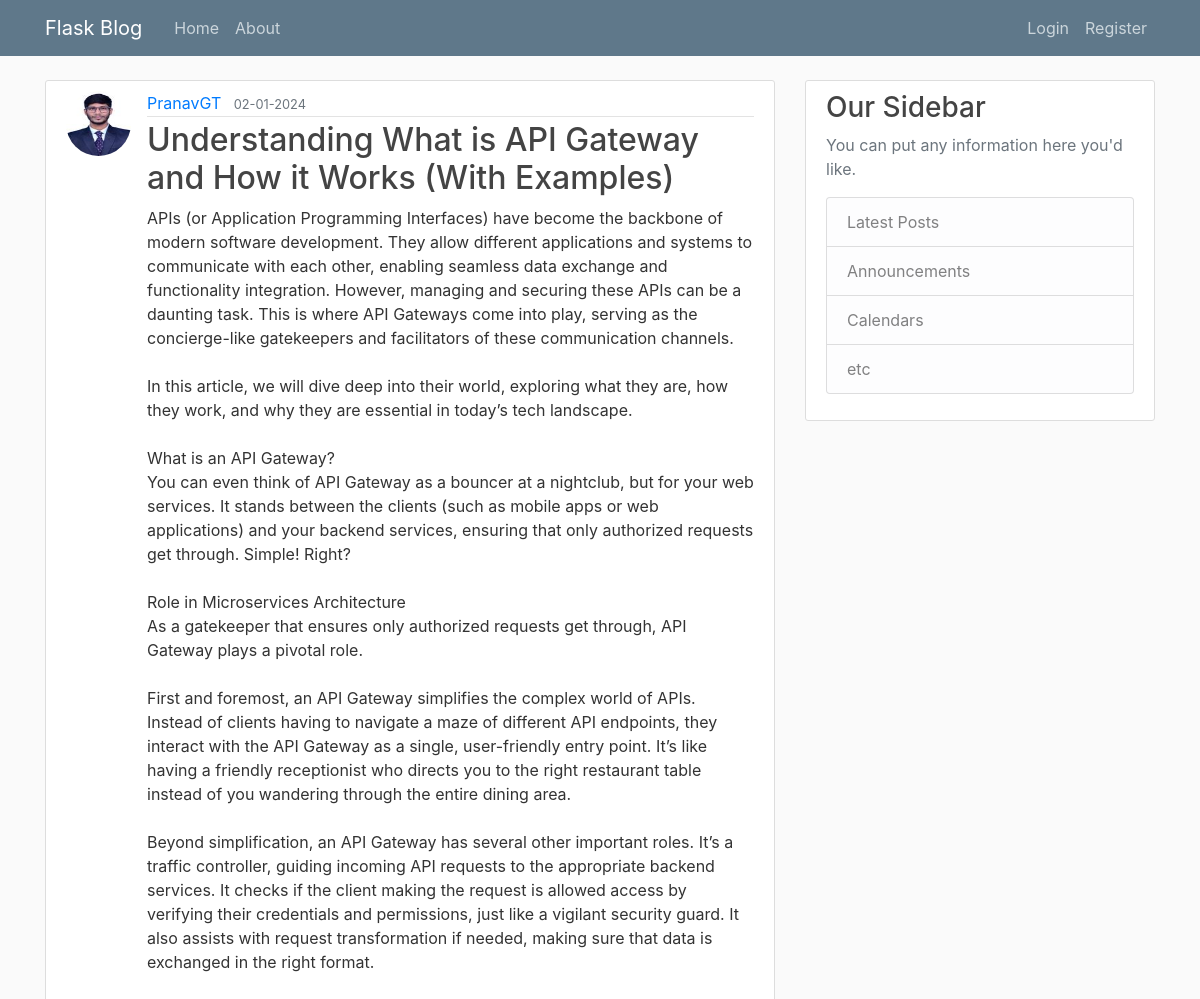
Screenshot of /post/8 with the database file from the repository.
### flaskblog/models.py (models this page shows, shortened)
class User(db.Model, UserMixin):
    id = db.Column(db.Integer, primary_key = True)
    username = db.Column(db.String(20), unique = True, nullable = False )
    email = db.Column(db.String(120), unique = True, nullable = False )
    image_file = db.Column(db.String(20), nullable=False, default='default.jpg')
    password = db.Column(db.String(60), nullable=False)
    posts = db.relationship('Post', backref='author', lazy=True)

class Post(db.Model):
    id = db.Column(db.Integer, primary_key = True)
    title = db.Column(db.String(100), nullable=False)
    date_posted = db.Column(db.DateTime, nullable=False, default=datetime.now)
    content = db.Column(db.Text, nullable=False)
    user_id = db.Column(db.Integer, db.ForeignKey('user.id'), nullable=False )

### flaskblog/routes.py (the view)
@app.route('/post/<int:post_id>')
def post(post_id):
    post = Post.query.get_or_404(post_id)
    return render_template('post.html', title = post.title, post=post)

### flaskblog/templates/post.html (shortened to what this page needs)
{% extends "layout.html" %}
{% block content %}
<article class="media content-section">
    <img src="{{ url_for('static', filename='profile_pics/' + post.author.image_file) }}"
        class="rounded-circle article-img">
    <div class="media-body">
        <div class="article-metadata">
            <a class="mr-2" href="{{ url_for('user_posts', username=post.author.username) }}">{{ post.author.username }}</a>
            <small class="text-muted">{{ post.date_posted.strftime('%d-%m-%Y') }}</small>
        </div>
        <h2 class="article-title">{{ post.title }}</h2>
        <p class="article-content">{{ post.content }}</p>
    </div>
</article>
{% endblock content %}

### flaskblog/static/main.css (style rules this page uses)
body { background: #fafafa; color: #333333; margin-top: 5rem; }
h1, h2, h3, h4, h5, h6 { color: #444444; }
.content-section { background: #ffffff; padding: 10px 20px; border: 1px solid #dddddd; border-radius: 3px; margin-bottom: 20px; }
.article-title { color: #444444; }
.article-content { white-space: pre-line; }
.article-img { height: 65px; width: 65px; margin-right: 16px; }
.article-metadata { padding-bottom: 1px; margin-bottom: 4px; border-bottom: 1px solid #e3e3e3 }

### rows the page displays
User: image_file (picture), author.username "PranavGT"
Post: date_posted "02-01-2024", title "Understanding What is API Gateway and How it Works (With Examples)", content "APIs (or Application Programming Interfaces) have become the backbone of modern software development. They allow different applications and systems to communicate with each other, enabling seamless data exchange and functionality integration. However, managing and securing these APIs can be a daunting task. This is where API Gateways come into play, serving as the concierge-like gatekeepers and facilitators of these communication channels. In this article, we will dive deep into their world, exploring what they are, how they work, and why they are essential in today’s tech landscape. What is an API Gateway? You can even think of API Gateway as a bouncer at a nightclub, but for your web…"
